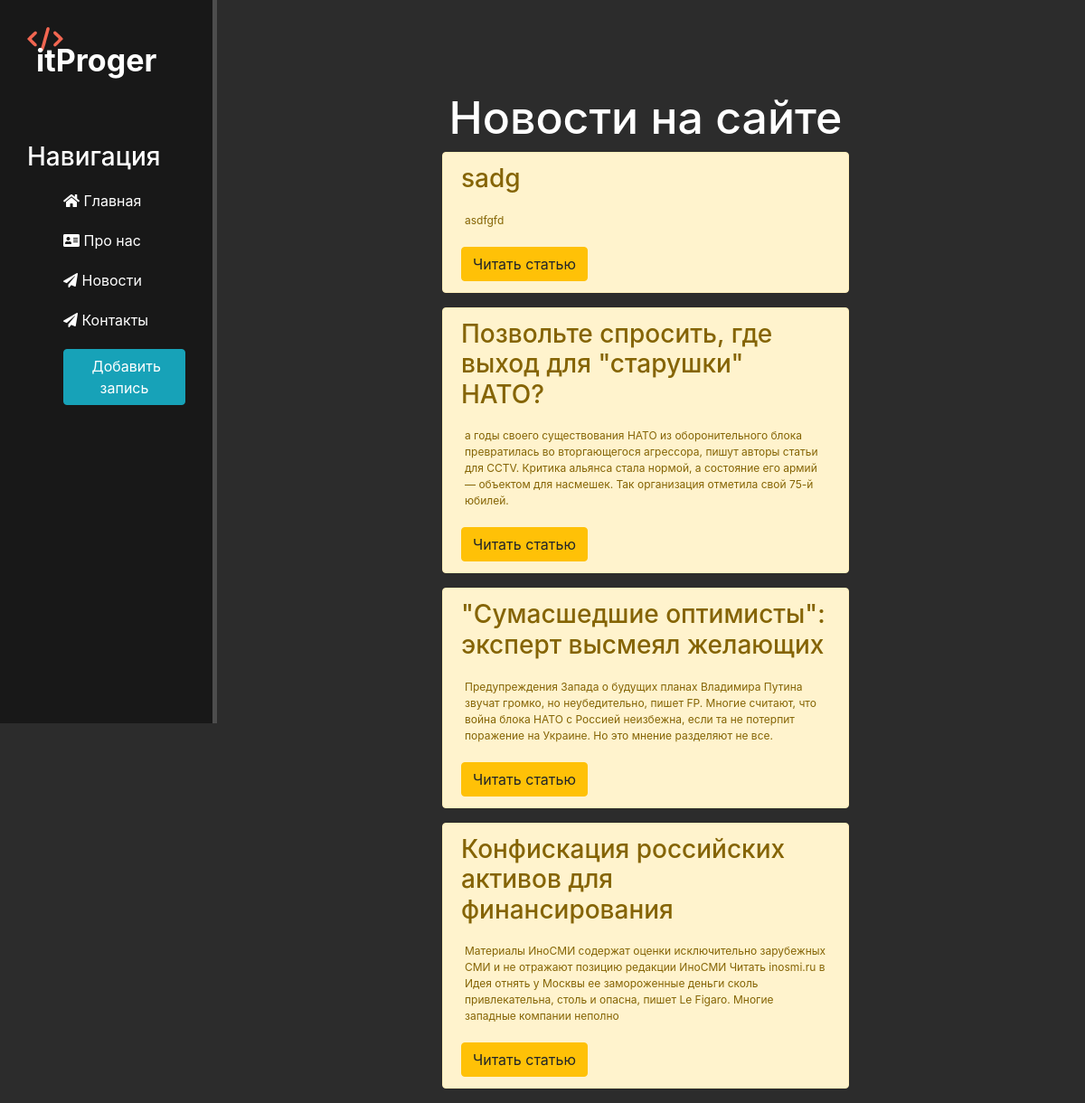
The page /news/ on the database as committed earlier.
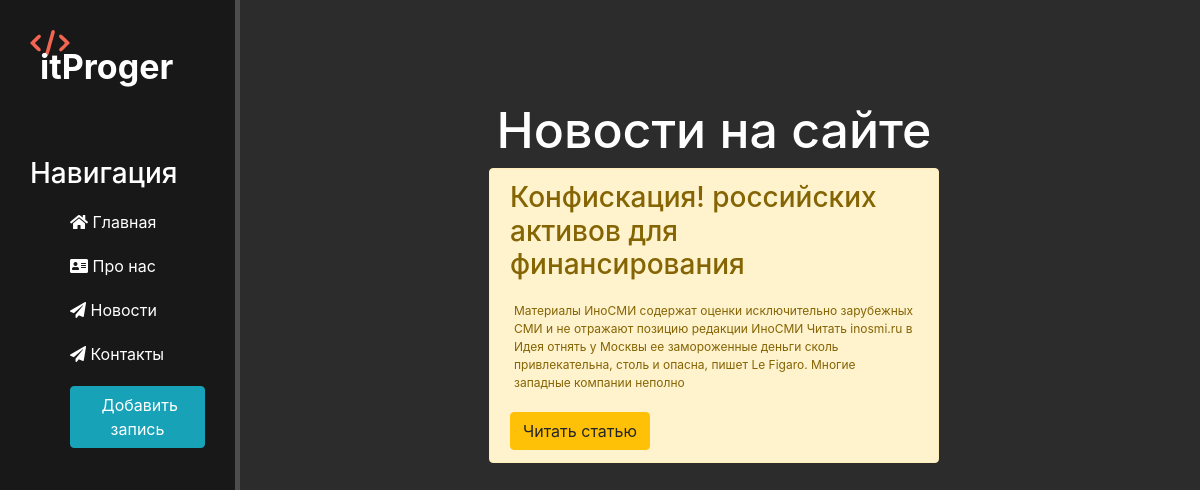
The same page on the database as committed later.
### news/models.py (models this page shows, shortened)
class Articles(models.Model):
    title = models.CharField('Название', max_length=50 )
    anons = models.CharField('Анонс', max_length=250 )
    full_text = models.TextField('Статья')
    date = models.DateTimeField('Дата публикации')
    class Meta:
        verbose_name = 'Новость'
        verbose_name_plural = 'Новости'

### news/views.py (the view)
# urls.py: path('', views.news_home, name='news_home'),
def news_home(request):
    news = Articles.objects.order_by('-date')
    return render(request, "news/news_home.html", {'news': news})

### news/templates/news/news_home.html (shortened to what this page needs)
{% extends 'main/layout.html' %}
{% load static %}
{% block content %}
<div class="features">
    <h1>Новости на сайте</h1>
    {% if news %}
        {% for el in news%}
        <div class="alert alert-warning">
            <h3>{{el.title}}</h3>
            <p>{{el.anons}}</p>
            <a href="{% url 'news_detail' el.id %}" class="btn btn-warning">Читать статью</a>
        </div>
        {% endfor %}
    {% else %}
        <p> У вас нет новостей </p>
    {% endif %}
</div>
    {% endblock %}

Rows that differ between the two databases and show on the page:
removed Articles: title "sadg", anons "asdfgfd"
removed Articles: title "Позвольте спросить, где выход для \"старушки\" НАТО?", anons "а годы своего существования НАТО из оборонительного блока превратилась во вторгающегося агрессора, пишут авторы статьи для CCTV. Критика альянса стала нормой, а состояние его армий — объектом для насмешек. Так организация отметила свой 75-й юбилей."
removed Articles: title "\"Сумасшедшие оптимисты\": эксперт высмеял желающих", anons "Предупреждения Запада о будущих планах Владимира Путина звучат громко, но неубедительно, пишет FP. Многие считают, что война блока НАТО с Россией неизбежна, если та не потерпит поражение на Украине. Но это мнение разделяют не все."
changed Articles: title "Конфискация российских активов для финансирования" → "Конфискация! российских активов для финансирования"
